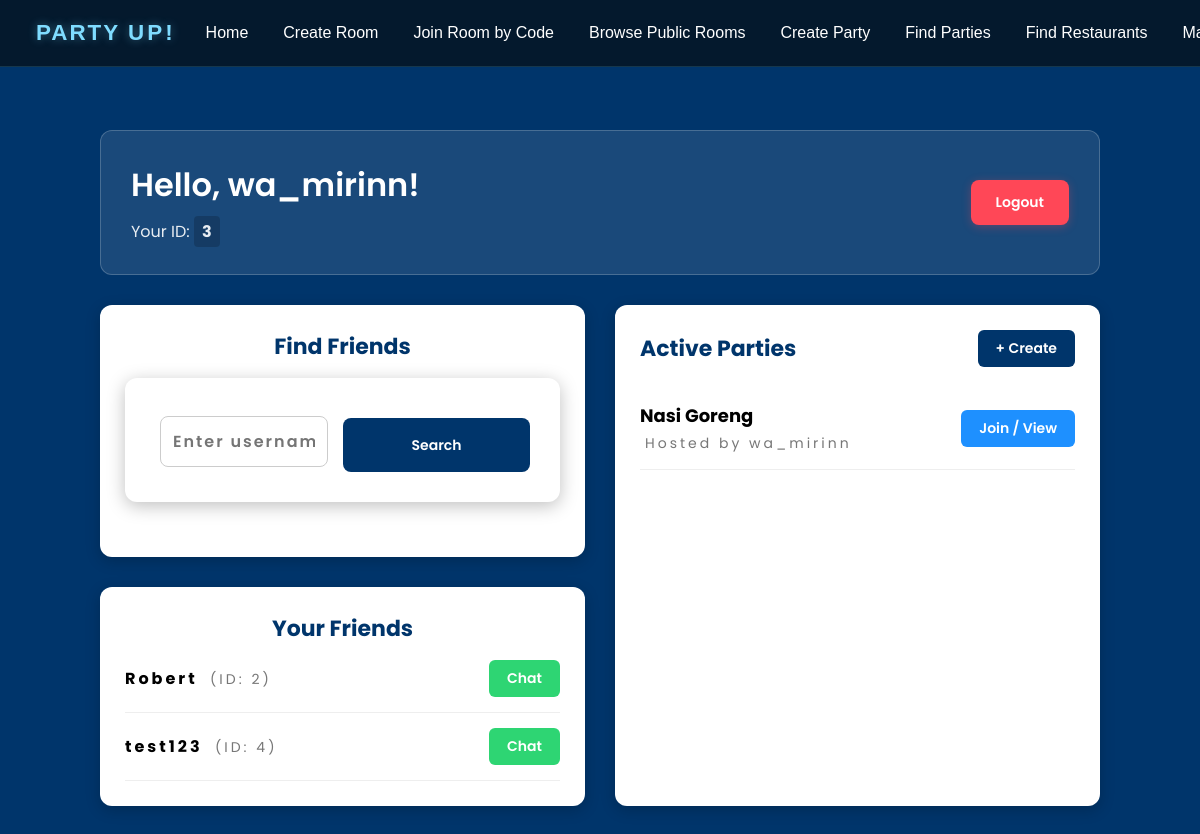
The app's page / (signed in) with its own data.
### models.py (models this page shows)
class User(db.Model):
    id = db.Column(db.Integer, primary_key=True)
    username = db.Column(db.String(100), unique=True, nullable=False)
    email = db.Column(db.String(100), unique=True, nullable=False)
    password = db.Column(db.String(100), nullable=False)

class Party(db.Model):
    id = db.Column(db.Integer, primary_key=True)
    r_name = db.Column(db.String(100), nullable=False)
    c = db.Column(db.String(100), nullable=False)
    p_size = db.Column(db.Integer, default=6)
    p_host = db.Column(db.String(100), nullable=False)
    p_date = db.Column(db.String(100), nullable=False)
    created_at = db.Column(db.DateTime, default=datetime.utcnow)
    members = db.relationship('Member', backref='party', lazy=True)
    messages = db.relationship('Message', backref='party', lazy=True)

### app.py (the view)
@app.route('/', methods=['GET', 'POST'])
@login_required
def home():
    user = User.query.get(session['user_id'])
    parties = Party.query.order_by(Party.created_at.desc()).all()
    chat_info = chat.chat_info(user.id)
    search_results = None
    search_query = None
    if request.method == 'POST':
        info = chat.user_search(request=request, session=session)
        search_results = info.get("results")
        search_query = info.get("query")
    return render_template('home.html', user=user, username=session['username'],
            parties=parties, friends=chat_info["friends"], pending=chat_info["pending"], rooms=chat_info["rooms"],
            search_results=search_results, search_query=search_query)

### app.py (called while the page is built)
def login_required(f):
    @wraps(f)
    def decorated_function(*args, **kwargs):
        if 'user_id' not in session:
            flash('Please log in first.', 'error')
            return redirect(url_for('login'))
        return f(*args, **kwargs)
    return decorated_function

### chat.py (called while the page is built)
def chat_info(userid) -> dict:
    info = {}
    sent = Friendship.query.filter_by(requester_id=userid, status='accepted').all()
    receieved = Friendship.query.filter_by(receiver_id=userid, status='accepted').all()
    info["friends"] = [f.receiver for f in sent] + [f.requester for f in receieved]
    info["pending"] = Friendship.query.filter_by(receiver_id=userid, status='pending').all()
    memberships = ChatRoomMember.query.filter_by(user_id=userid).all()
    info["rooms"] = [m.room for m in memberships]
    return info

### templates/home.html (shortened to what this page needs)
<!DOCTYPE html>
<html lang="en">
<head>
    <link rel="stylesheet" href="{{ url_for('static', filename='style.css') }}">
</head>
<body>
    {% include 'components/header.html' %}
    <div class="dashboard-container">
        <div class="dashboard-header-banner">
            <div class="dashboard-welcome">
                <h1>Hello, {{ username }}!</h1>
                <p>Your ID: <strong>{{ user.id }}</strong></p>
            </div>
            <a href="{{ url_for('logout') }}" class="btn btn-logout">Logout</a>
        </div>
        <div class="dashboard-grid">
            <div class="dashboard-column">
                <div class="dashboard-card">
                    <h2>Find Friends</h2>
                    <form method="POST" action="{{ url_for('home') }}" class="search-form">
                        <input type="text" name="query" value="{{ search_query or '' }}" placeholder="Enter username or ID" required class="search-input">
                        <button type="submit" class="btn btn-primary search-btn">Search</button>
                    </form>
                </div>
                <div class="dashboard-card">
                    <h2>Your Friends</h2>
                    {% if friends %}
                        <ul class="dashboard-list">
                        {% for friend in friends %}
                            <li class="dashboard-list-item">
                                <span class="item-info"><strong>{{ friend.username }}</strong> <span class="item-id">(ID: {{ friend.id }})</span></span>
                                <a href="{{ url_for('direct_message', friend_id=friend.id) }}" class="btn btn-success">Chat</a>
                            </li>
                        {% endfor %}
                        </ul>
                    {% else %}
                        <p class="empty-state">You have no friends yet.</p>
                    {% endif %}
                </div>
            </div>
            <div class="dashboard-column">
                <div class="dashboard-card full-height">
                    <div class="card-header">
                        <h2>Active Parties</h2>
                        <a href="{{ url_for('create_party') }}" class="btn btn-primary">+ Create</a>
                    </div>
                    {% if parties %}
                        <ul class="dashboard-list">
                        {% for party in parties %}
                            <li class="dashboard-list-item">
                                <div class="item-info">
                                    <strong class="item-title">{{ party.r_name }}</strong>
                                    <span class="item-subtitle">Hosted by {{ party.p_host }}</span>
                                </div>
                                <a href="{{ url_for('view_party', party_id=party.id) }}" class="btn btn-info">Join / View</a>
                            </li>
                        {% endfor %}
                        </ul>
                    {% else %}
                        <p class="empty-state">No active parties right now.</p>
                    {% endif %}
                </div>
            </div>
        </div>
    </div>
</body>
</html>

### static/style.css (style rules this page uses)
* { margin: 0; padding: 0; }
body { font-family: Arial, sans-serif; background-color: #00356B; color: white; margin: 0; padding-top: 90px; }
h1 { font-size: 48px; }
span { letter-spacing: 3px; }
.search-form { margin-bottom: 30px; }
input { padding: 5px; margin: 5px; }
h2 { text-align: center; margin-top: 30px; }
p { text-align: center; }
.dashboard-container { max-width: 1000px; margin: 40px auto; padding: 0 20px; font-family: 'Poppins', sans-serif; }
.dashboard-header-banner { background-color: rgba(255, 255, 255, 0.1); border: 1px solid rgba(255, 255, 255, 0.2); color: white; padding: 30px; border-radius: 12px; margin-bottom: 30px; display: flex; justify-content: space-between; align-items: center; }
.dashboard-welcome h1 { margin: 0; font-size: 32px; font-weight: 600; text-align: left; }
.dashboard-welcome p { margin: 10px 0 0 0; opacity: 0.9; font-size: 16px; text-align: left; }
.dashboard-welcome strong { background: rgba(0,0,0,0.2); padding: 4px 8px; border-radius: 4px; }
.dashboard-grid { display: grid; grid-template-columns: 1fr 1fr; gap: 30px; }
.dashboard-column { display: flex; flex-direction: column; gap: 30px; }
.dashboard-card { background-color: white; color: black; padding: 25px; border-radius: 12px; box-shadow: 0 4px 15px rgba(0,0,0,0.2); }
.dashboard-card.full-height { height: 100%; box-sizing: border-box; }
.dashboard-card h2 { color: #00356B; margin-top: 0; font-size: 22px; }
.card-header { display: flex; justify-content: space-between; align-items: center; margin-bottom: 20px; }
.card-header h2 { margin-bottom: 0; }
.search-form { display: flex; gap: 10px; margin-top: 15px; }
.search-input { flex-grow: 1; padding: 12px; border: 1px solid #ccc; border-radius: 8px; outline: none; font-family: 'Poppins', sans-serif; font-size: 14px; }
.dashboard-list { list-style: none; padding: 0; margin: 0; }
.dashboard-list-item { display: flex; justify-content: space-between; align-items: center; padding: 15px 0; border-bottom: 1px solid #eee; }
.item-info { font-size: 16px; text-align: left; }
.item-info .item-id, .item-info .item-subtitle { color: #777; font-size: 14px; margin-left: 5px; }
.item-title { display: block; font-size: 18px; margin-bottom: 4px; }
.item-subtitle { display: block; margin-left: 0; }
.btn { padding: 8px 18px; border-radius: 6px; text-decoration: none; font-size: 14px; font-weight: 600; border: none; cursor: pointer; font-family: 'Poppins', sans-serif; display: inline-block; text-align: center; }
.btn-primary { background-color: #00356B; color: white; }
.search-btn { padding: 0 25px; border-radius: 8px; }
.btn-logout { background-color: #ff4757; color: white; padding: 12px 25px; border-radius: 8px; transition: background 0.3s; box-shadow: 0 2px 10px rgba(255,71,87,0.3); }
.btn-success { background-color: #2ed573; color: white; }
.btn-info { background-color: #1e90ff; color: white; }
h1 { text-align: center; margin-top: 20px; }
form { max-width: 420px; margin: 30px auto; background: white; color: black; padding: 30px; border-radius: 12px; box-shadow: 0 4px 18px rgba(0,0,0,0.25); font-family: 'Poppins', sans-serif; }
form input[type="text"] { width: 90%; padding: 12px; margin-top: 8px; border: 1px solid #ccc; border-radius: 8px; font-size: 16px; letter-spacing: 2px; text-align: center; font-weight: 600; }
form button { width: 100%; padding: 12px; margin-top: 10px; border: none; border-radius: 8px; background: #00356B; color: white; font-weight: 700; cursor: pointer; transition: 0.25s; }

### records on screen
User: id "3"
User: username "Robert", id "2"
User: username "test123", id "4"
Party: r_name "Nasi Goreng", p_host "wa_mirinn"

### other values on screen
{{ username }} "wa_mirinn"
